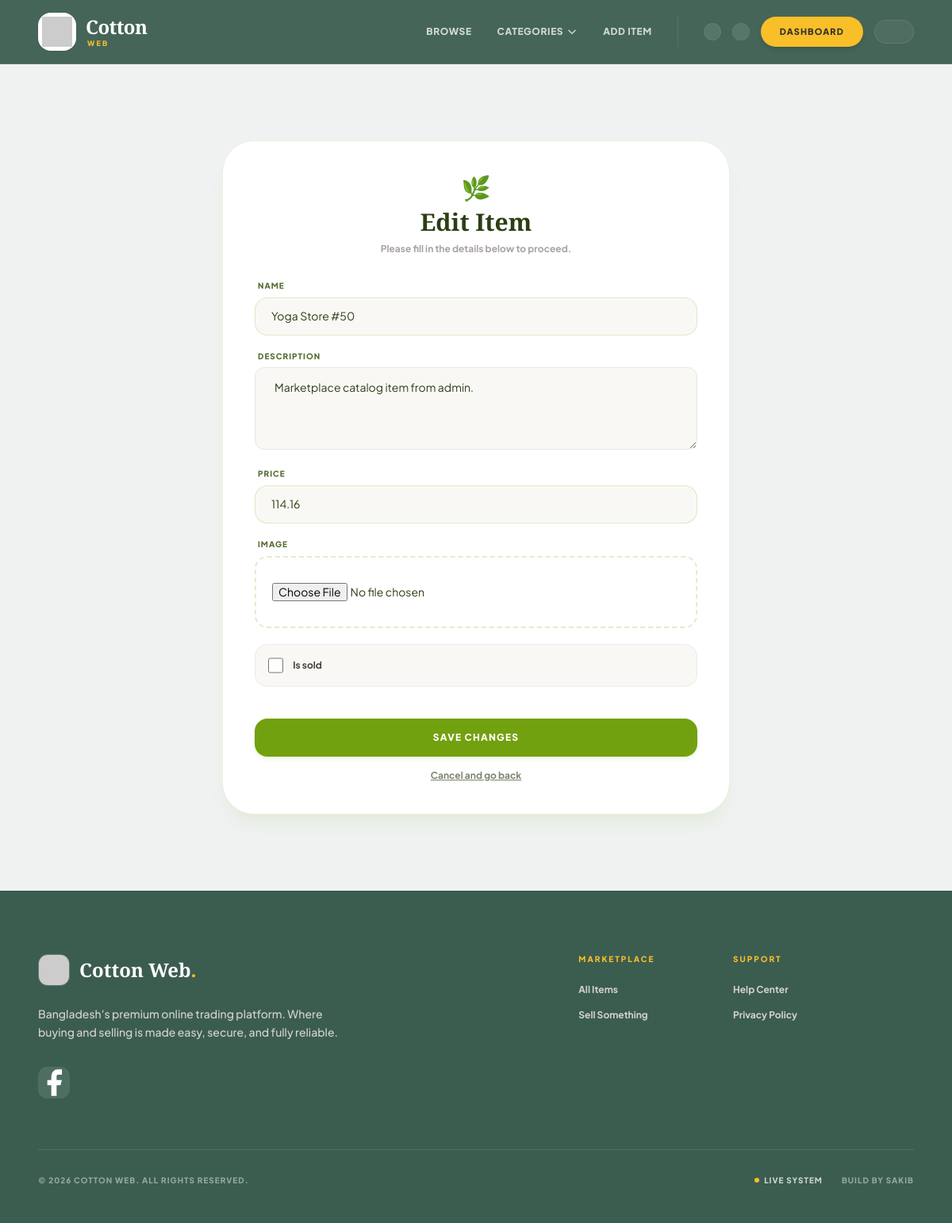
/items/1300/edit/ (signed in), run on the app's committed database.
### item/models.py (models this page shows, shortened)
class Item(models.Model):
    category = models.ForeignKey(
        Category,
        related_name='items',
        on_delete=models.CASCADE,
    )
    user = models.ForeignKey(
        settings.AUTH_USER_MODEL,
        related_name='items',
        on_delete=models.CASCADE,
    )
    name = models.CharField(max_length=100)
    description = models.TextField(blank=True, null=True)
    price = models.FloatField()
    image = models.ImageField(upload_to='item_images', blank=True, null=True)
    is_sold = models.BooleanField(default=False, db_index=True)
    created_at = models.DateTimeField(auto_now_add=True, db_index=True)

### item/views.py (the view)
# urls.py: path('<int:pk>/edit/', views.edit, name='edit'),
@login_required
def edit(request, pk):
    if request.user.user_type == 'Buyer':
        messages.error(request, "Buyers cannot edit items.")
        return redirect('item:items')
    item = get_object_or_404(Item, pk=pk, user=request.user)
    if request.method == 'POST':
        form = EditItemForm(request.POST, request.FILES, instance=item)
        if form.is_valid():
            form.save()
            messages.success(request, "Item updated successfully!")
            return redirect('item:detail', pk=item.id)
    else:
        form = EditItemForm(instance=item)
    return render(request, 'item/form.html', {
        'form': form,
        'title': 'Edit Item',
    })

### item/forms.py
class EditItemForm(forms.ModelForm):
    class Meta:
        model = Item
        fields = ('name', 'description', 'price', 'image', 'is_sold')
        widgets = {
            'name': forms.TextInput(attrs={
                'class': INPUT_CLASSES,
                'placeholder': 'Item name'
            }),
            'description': forms.Textarea(attrs={
                'class': INPUT_CLASSES,
                'rows': 4,
                'placeholder': 'Describe your item...'
            }),
            'price': forms.TextInput(attrs={
                'class': INPUT_CLASSES,
                'placeholder': '0.00'
            }),
            'image': forms.FileInput(attrs={
                'class': INPUT_CLASSES
            }),
            'is_sold': forms.CheckboxInput(attrs={
                'class': CHECKBOX_CLASSES
            }),
        }

### core/context_processors.py (called while the page is built)
def categories(request):
    return {
        'all_categories': Category.objects.all()
    }

def is_seller(request):
    if request.user.is_authenticated:
        return {
            'is_seller': request.user.user_type == 'Seller'
        }
    return {'is_seller': False}

def notification_count(request):
    if request.user.is_authenticated:
        count = Notification.objects.filter(
            user=request.user,
            is_read=False
        ).count()
        return {'unread_notification_count': count}
    return {'unread_notification_count': 0}

### item/templates/item/form.html (shortened to what this page needs)
{% extends 'core/base.html' %}
{% block content %}
<div class="max-w-2xl mx-auto my-10 px-4">
    <div class="bg-white p-8 md:p-10 rounded-[2.5rem] border border-[#EAF1DB] shadow-xl shadow-[#72A10F]/5">
        <div class="mb-8 text-center">
            <span class="inline-block text-3xl mb-2">🌿</span>
            <h1 class="text-3xl font-black text-[#2C3E14]" style="font-family: 'Playfair Display', serif;">{{ title }}</h1>
            <p class="text-stone-400 text-xs font-bold mt-2">Please fill in the details below to proceed.</p>
        </div>
        <form method="post" action="." enctype="multipart/form-data" class="space-y-6">
            <div class="space-y-5">
                {% for field in form %}
                    {% if field.field.widget.input_type == 'checkbox' %}
                        <div class="flex items-center space-x-3 p-4 bg-[#FAF8F5] rounded-2xl border border-stone-200/60">
                            <div class="flex items-center h-5">
                                {{ field }}
                            </div>
                            <div class="ml-1.5 text-xs font-bold">
                                <label for="{{ field.id_for_label }}" class="text-stone-700 cursor-pointer select-none">
                                    {{ field.label }}
                                </label>
                            </div>
                        </div>
                    {% else %}
                        <div class="flex flex-col">
                            <label class="block text-[10px] font-black uppercase tracking-widest text-[#556B2F] mb-2 ml-1">
                                {{ field.label }}
                            </label>
                            <div class="relative">
                                {{ field }}
                            </div>
                        </div>
                    {% endif %}
                {% endfor %}
            </div>
            <div class="pt-4 space-y-4">
                <button type="submit" class="w-full py-4 px-8 text-xs font-extrabold uppercase tracking-widest text-white bg-[#72A10F] hover:bg-[#5C830A] rounded-2xl shadow-md shadow-[#72A10F]/10 transition-all duration-300 transform active:scale-95">
                    Save Changes
                </button>
                <a href="{% url 'dashboard:index' %}" class="block text-center text-xs font-bold text-[#7A846A] hover:text-[#2C3E14] underline transition-colors duration-200">
                    Cancel and go back
                </a>
            </div>
        </form>
    </div>
</div>
{% endblock content %}

### core/templates/core/base.html (style rules this page uses)
body { font-family: 'Plus Jakarta Sans', sans-serif; scroll-behavior: smooth; }

### item/templates/item/form.html (style rules this page uses)
input:not([type="checkbox"]), select, textarea { width: 100%; padding: 0.9rem 1.25rem; background-color: #FAF8F5; border: 1px solid rgba(114, 161, 15, 0.2); border-radius: 1rem; outline: none; transition: all 0.3s ease-in-out; color: #2C3E14; font-size: 0.875rem; }
input[type="file"] { background-color: transparent; border: 2px dashed rgba(114, 161, 15, 0.2); padding: 2rem 1.25rem; text-align: center; cursor: pointer; }
input[type="checkbox"] { width: 1.2rem !important; height: 1.2rem !important; cursor: pointer; accent-color: #72A10F; }

### data on the page
Item: form "Yoga Store #50" "Marketplace catalog item from admin." "114.16"

### other printed values
{{ title }} "Edit Item"
{{ field.label }} "NAME" "DESCRIPTION" "PRICE" "IMAGE"
{{ field.label }} "Is sold"
